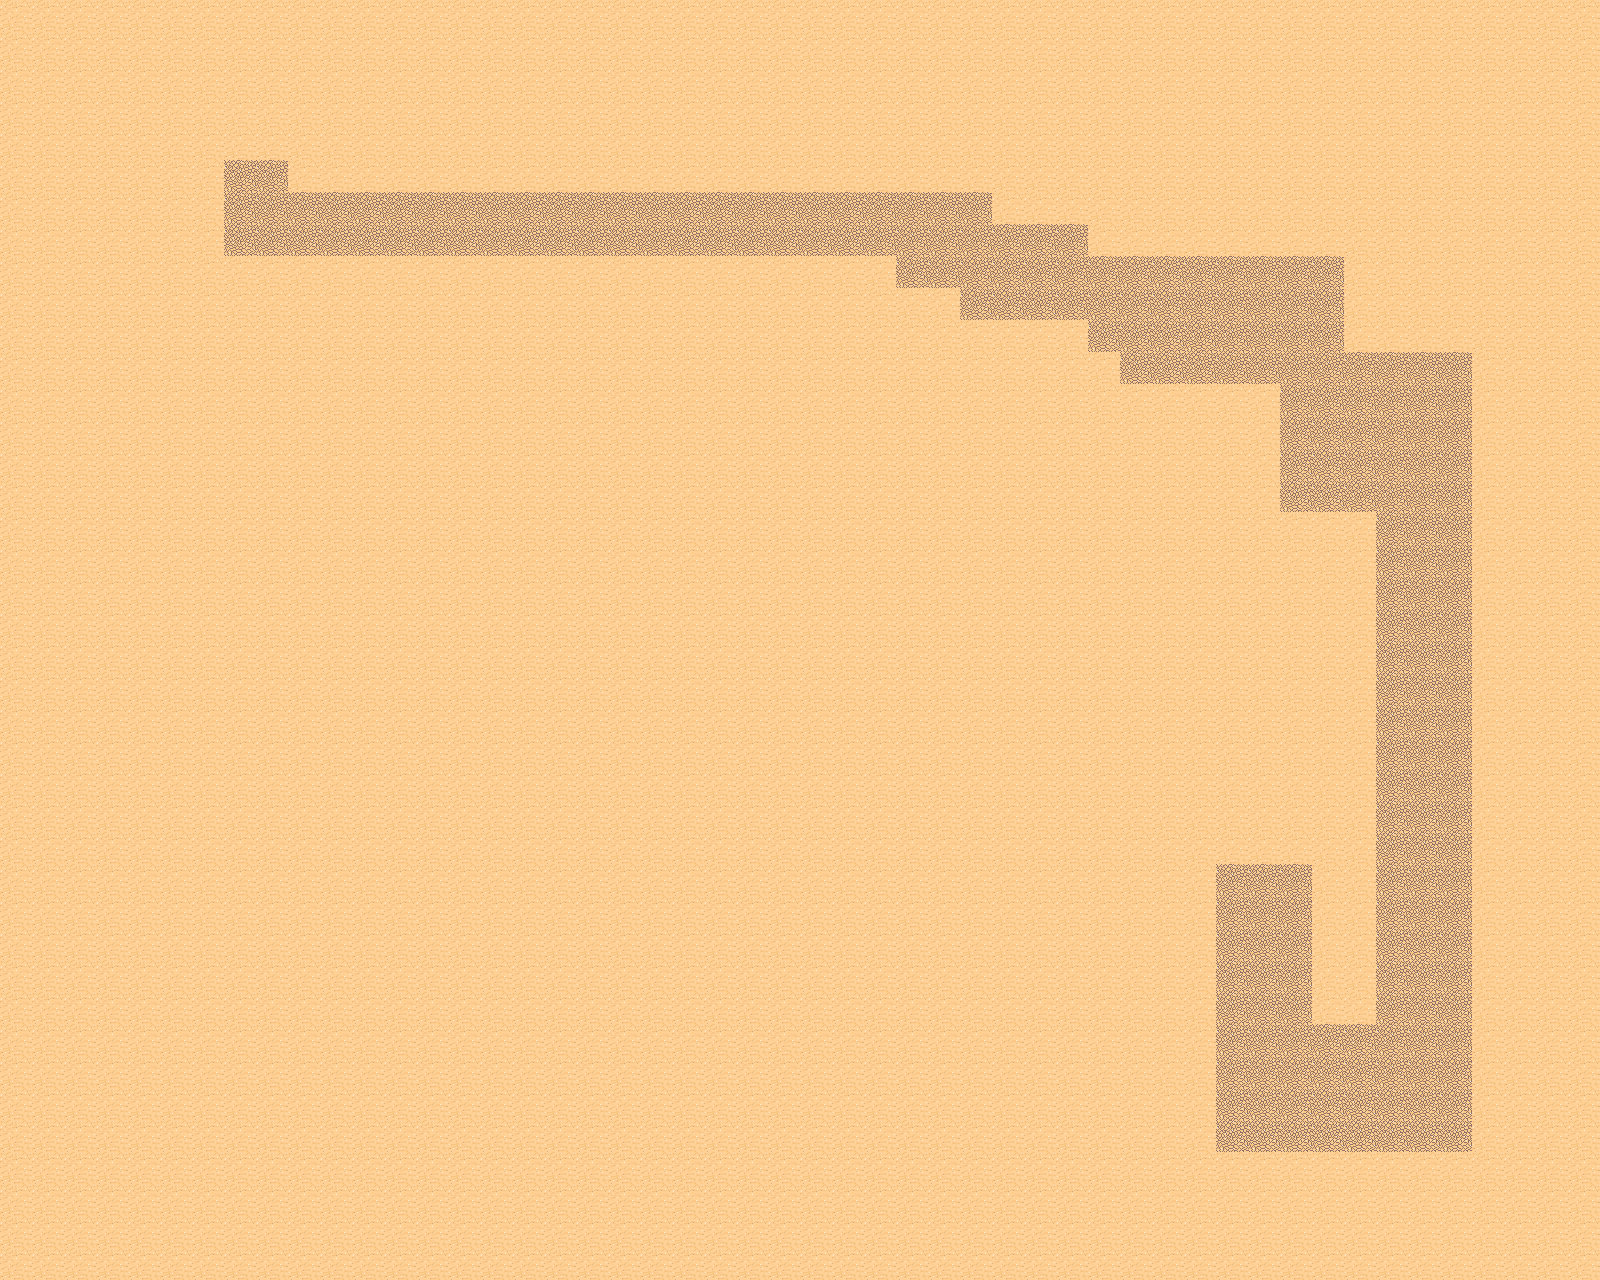

This game map was drawn from its Tiled (.tmx) file and the tilesets committed beside it. A one-line description and the trimmed map source follow:
An orthogonal 50x40 tile map with 32x32 px tiles, 1 tile layer (background) and 2000 objects (1519x b, 449x r, 19x things, 7x start, 4x t, ...).

<map version="1.0" orientation="orthogonal" width="50" height="40" tilewidth="32" tileheight="32">
 <tileset firstgid="1" name="map" tilewidth="32" tileheight="32" spacing="1" margin="1">
  <image source="map.png" width="265" height="199" />
 </tileset>
 <layer name="background" width="50" height="40">
  <data>[2000 cells, 2000 non-empty, 2 distinct tile ids]</data>
 </layer>
 <objectgroup name="object" width="50" height="40">
  <object name="r" x="544" y="736" width="32" height="32">
   <properties>
    <property name="objectid" value="1" />
   </properties>
  </object>
  <object name="r" x="576" y="736" width="32" height="32">
   <properties>
    <property name="objectid" value="1" />
   </properties>
  </object>
  <object name="r" x="608" y="736" width="32" height="32">
   <properties>
    <property name="objectid" value="1" />
   </properties>
  </object>
  <object name="r" x="672" y="736" width="32" height="32">
   <properties>
    <property name="objectid" value="1" />
   </properties>
  </object>
  <object name="r" x="640" y="736" width="32" height="32">
   <properties>
    <property name="objectid" value="1" />
   </properties>
  </object>
  <object name="r" x="704" y="736" width="32" height="32">
   <properties>
    <property name="objectid" value="1" />
   </properties>
  </object>
  <object name="r" x="544" y="768" width="32" height="32">
   <properties>
    <property name="objectid" value="1" />
   </properties>
  </object>
  <object name="r" x="608" y="768" width="32" height="32">
   <properties>
    <property name="objectid" value="1" />
   </properties>
  </object>
  <object name="r" x="672" y="768" width="32" height="32">
   <properties>
    <property name="objectid" value="1" />
   </properties>
  </object>
  <object name="r" x="576" y="768" width="32" height="32">
   <properties>
    <property name="objectid" value="1" />
   </properties>
  </object>
  <object name="r" x="704" y="768" width="32" height="32">
   <properties>
    <property name="objectid" value="1" />
   </properties>
  </object>
  <object name="r" x="640" y="768" width="32" height="32">
   <properties>
    <property name="objectid" value="1" />
   </properties>
  </object>
  <object name="r" x="736" y="736" width="32" height="32">
   <properties>
    <property name="objectid" value="1" />
   </properties>
  </object>
  <object name="r" x="800" y="736" width="32" height="32">
   <properties>
    <property name="objectid" value="1" />
   </properties>
  </object>
  <object name="r" x="864" y="736" width="32" height="32">
   <properties>
    <property name="objectid" value="1" />
   </properties>
  </object>
  <object name="r" x="768" y="736" width="32" height="32">
   <properties>
    <property name="objectid" value="1" />
   </properties>
  </object>
  <object name="r" x="896" y="736" width="32" height="32">
   <properties>
    <property name="objectid" value="1" />
   </properties>
  </object>
  <object name="r" x="832" y="736" width="32" height="32">
   <properties>
    <property name="objectid" value="1" />
   </properties>
  </object>
  <object name="r" x="736" y="768" width="32" height="32">
   <properties>
    <property name="objectid" value="1" />
   </properties>
  </object>
  <object name="r" x="800" y="768" width="32" height="32">
   <properties>
    <property name="objectid" value="1" />
   </properties>
  </object>
  <object name="r" x="864" y="768" width="32" height="32">
   <properties>
    <property name="objectid" value="1" />
   </properties>
  </object>
  <object name="r" x="768" y="768" width="32" height="32">
   <properties>
    <property name="objectid" value="1" />
   </properties>
  </object>
  <object name="r" x="896" y="768" width="32" height="32">
   <properties>
    <property name="objectid" value="1" />
   </properties>
  </object>
  <object name="r" x="832" y="768" width="32" height="32">
   <properties>
    <property name="objectid" value="1" />
   </properties>
  </object>
  <object name="r" x="928" y="736" width="32" height="32">
   <properties>
    <property name="objectid" value="1" />
   </properties>
  </object>
  <object name="r" x="992" y="736" width="32" height="32">
   <properties>
    <property name="objectid" value="1" />
   </properties>
  </object>
  <object name="r" x="1056" y="736" width="32" height="32">
   <properties>
    <property name="objectid" value="1" />
   </properties>
  </object>
  <object name="r" x="960" y="736" width="32" height="32">
   <properties>
    <property name="objectid" value="1" />
   </properties>
  </object>
  <object name="b" x="1088" y="736" width="32" height="32">
   <properties>
    <property name="objectid" value="-1" />
   </properties>
  </object>
  <object name="r" x="1024" y="736" width="32" height="32">
   <properties>
    <property name="objectid" value="1" />
   </properties>
  </object>
  <object name="r" x="928" y="768" width="32" height="32">
   <properties>
    <property name="objectid" value="1" />
   </properties>
  </object>
  <object name="r" x="992" y="768" width="32" height="32">
   <properties>
    <property name="objectid" value="1" />
   </properties>
  </object>
  <object name="r" x="1056" y="768" width="32" height="32">
   <properties>
    <property name="objectid" value="1" />
   </properties>
  </object>
  <object name="r" x="960" y="768" width="32" height="32">
   <properties>
    <property name="objectid" value="1" />
   </properties>
  </object>
  <object name="r" x="1088" y="768" width="32" height="32">
   <properties>
    <property name="objectid" value="1" />
   </properties>
  </object>
  </objectgroup>
</map>
<!-- 1965 of 2000 objects omitted -->
